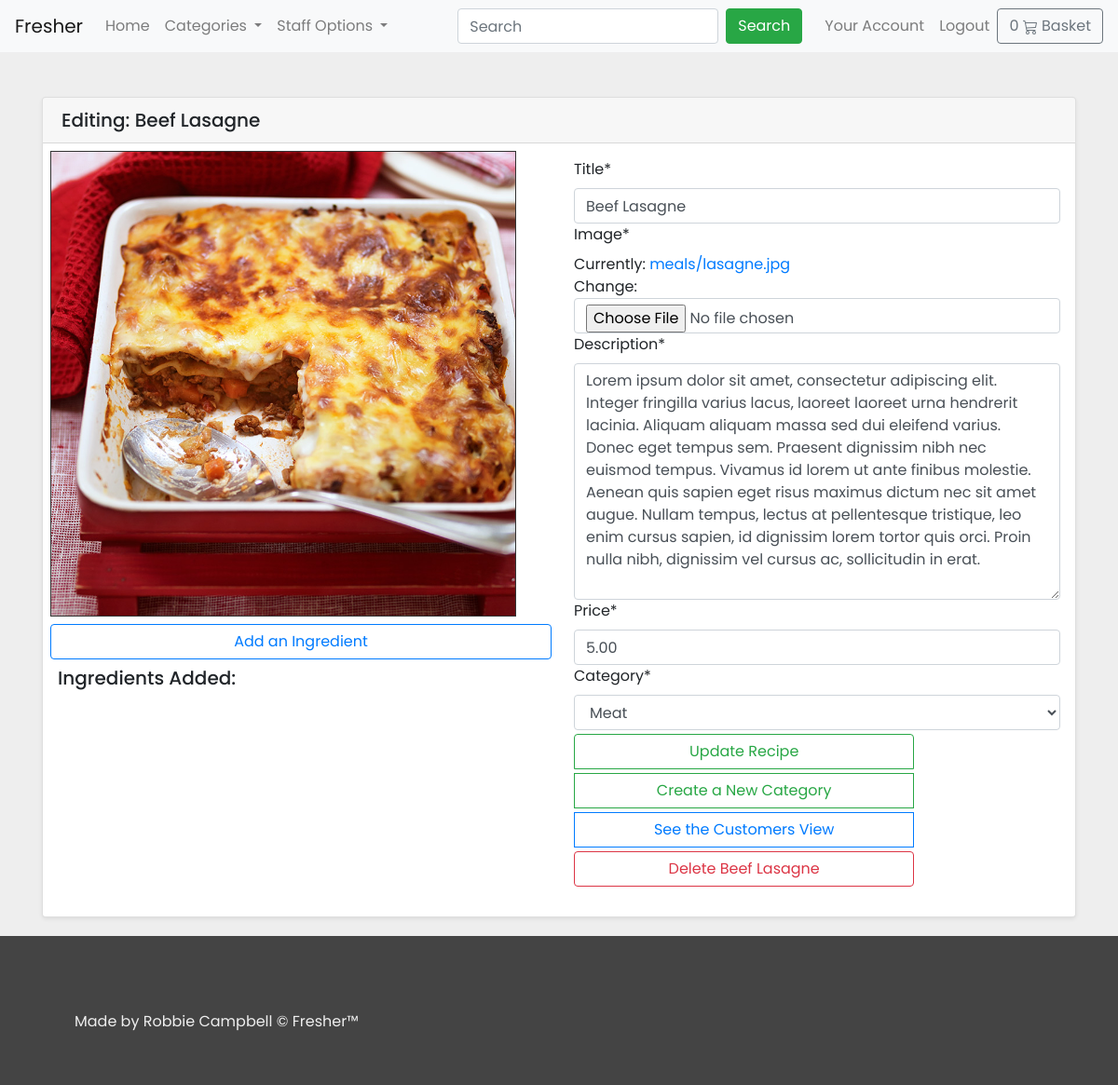
/recipe/edit/4/ (signed in), run on the app's committed database.
### recipe/models.py (models this page shows, shortened)
class Recipe(models.Model):
    title = models.CharField(max_length=100)
    image = models.ImageField(upload_to="meals/", default="default.png")
    description = models.TextField()
    price = models.DecimalField(max_digits=6, decimal_places=2)
    author = models.ForeignKey(settings.AUTH_USER_MODEL, on_delete=models.CASCADE)
    category = models.ForeignKey(Category, on_delete=models.CASCADE)
    published = models.BooleanField(default=False)
    method = models.TextField(default="blah blah blah")
    created = models.DateTimeField(auto_now_add=True)
    updated = models.DateTimeField(auto_now=True)

class Category(models.Model):
    title = models.CharField(max_length=30)
    description = models.CharField(max_length=100)
    class Meta:
        verbose_name_plural = "Categories"
    def __str__(self):
        return self.title
    def get_absolute_url(self):
        return reverse('recipe:category', args=[self.id])

### recipe/views.py (the view)
# urls.py: path('edit/<int:id>/', views.edit_recipe, name="edit_recipe"),
@staff_member_required
def edit_recipe(request, id):
    recipe = Recipe.objects.get(id=id)
    ingredients = None
    if(request.method == "POST"):
        form = EditRecipeForm(request.POST, request.FILES, instance=recipe)
        if(form.is_valid):
            if not recipe.image.path == os.path.join(settings.MEDIA_ROOT, "default.png") and default_storage.exists(recipe.image.path):
                os.remove(recipe.image.path)
            form.save(commit=False)
            form.instance.published = True
            form.save()
            messages.success(request, 'Recipe successfully updated.')
            return redirect("recipe:recipe_single", id=id)
    else:
        data = {"title": recipe.title, "image": recipe.image, "description": recipe.description, "price": recipe.price, "category": recipe.category}
        form = EditRecipeForm(initial=data)
    if Ingredient.objects.filter(recipe=id).exists():
        ingredients = Ingredient.objects.filter(recipe=id)
    return render(request, "recipe/edit.html", {"recipe": recipe, "form": form, "ingredients": ingredients})

### recipe/forms.py
class EditRecipeForm(ModelForm):
    class Meta:
        model = Recipe
        fields = ["title", "image", "description", "price", "category"]
    def __init__(self, *args, **kwargs):
        super(EditRecipeForm, self).__init__(*args, **kwargs)
        for visible in self.visible_fields():
            visible.field.widget.attrs['class'] = 'form-control'

### basket/basket.py (called while the page is built)
    def __len__(self):
        return sum(item['qty'] for item in self.basket.values())

### basket/context_processors.py (called while the page is built)
def basket(request):
    return {'basket': Basket(request)}

### recipe/context_processors.py (called while the page is built)
def categories(request):
    categories = Category.objects.all()
    return {"categories": categories}

### templates/recipe/edit.html (shortened to what this page needs)
{% extends 'base.html' %}
{% block content %}
{% load static %}
{% load crispy_forms_tags %}
<div class="container">
    <div class="card mt-5 shadow-sm">
        <div>
            <h5 class="card-header">Editing: {{ recipe.title }}</h5>
        </div>
        <div class="d-flex flex-direction-row main-content recipe">
            <div style="max-width:50%; min-width:40%;" class="p-2">
                <img src="{{ recipe.image.url }}" style="border: 1px solid #333; max-width:100%;  max-height:500px;"
                    alt="{{ recipe.title }}">
                <a class="btn btn-outline-primary rounded wide mt-2"
                    href="{% url 'ingredient:create_ingredient' id=recipe.id %}">Add an Ingredient</a>
                <h5 class="p-2">Ingredients Added:</h5>
            </div>
            {% load crispy_forms_tags %}
            <div class="p-3">
                <form method="POST" class="form-group" class="wide" enctype="multipart/form-data">
                    {{form|crispy}}
                    <div class="btn-group-vertical" style="width:70%;">
                        <button type="submit" class="btn btn-outline-success mt-1 wide">Update Recipe</button>
                </form>
                <a class="btn btn-outline-success mt-1" href="{% url 'staff:create_category' %}">Create a New
                    Category</a>
                <a class="btn btn-outline-primary mt-1" href="{% url 'recipe:recipe_single' id=recipe.id %}">See the
                    Customers View</a>
                <form class="mt-1 wide" action="{% url 'recipe:delete_recipe' id=recipe.id %}" method="POST">
                    <button class="btn btn-outline-danger wide" type="submit">Delete {{ recipe.title }}</button>
                </form>
            </div>
        </div>
    </div>
</div>
</div>
{% endblock content %}

### static/css/style.css (style rules this page uses)
body { font-family: 'Poppins', sans-serif; height: 100vh; min-height:100vh; position: relative; background:#EEE; }
.textInput { width:100%; }
.wide { width:100%; }

### data on the page
Recipe: title "Beef Lasagne", image (picture), description "Lorem ipsum dolor sit amet, consectetur adipiscing elit. Integer fringilla varius lacus, laoreet laoreet urna hendrerit lacinia. Aliquam aliquam massa sed dui eleifend varius. Donec eget tempus sem. Praesent dignissim nibh nec euismod tempus. Vivamus id lorem ut ante finibus molestie. Aenean quis sapien eget risus maximus dictum nec sit amet augue. Nullam tempus, lectus at pellentesque tristique, leo enim cursus sapien, id dignissim lorem tortor quis orci. Proin nulla nibh, dignissim vel cursus ac, sollicitudin in erat.", price "5.00", category "Meat"
